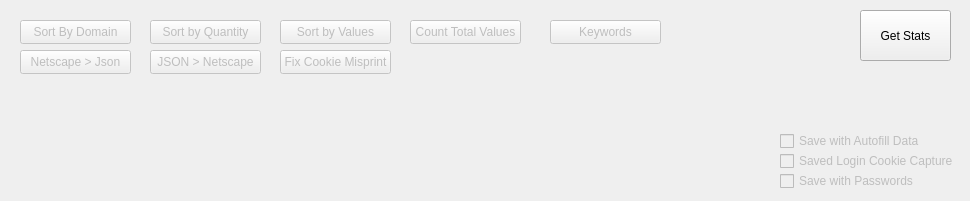
    <widget class="QWidget" name="sortingCookiesTab">
     <attribute name="title">
      <string>🍪 Sorting Cookies</string>
     </attribute>
     <widget class="QPushButton" name="sorting_cookies_sort_by_domain">
      <property name="enabled">
       <bool>false</bool>
      </property>
      <property name="geometry">
       <rect>
        <x>20</x>
        <y>20</y>
        <width>111</width>
        <height>24</height>
       </rect>
      </property>
      <property name="text">
       <string>Sort By Domain</string>
      </property>
     </widget>
     <widget class="QPushButton" name="sorting_cookies_sort_by_quantity">
      <property name="enabled">
       <bool>false</bool>
      </property>
      <property name="geometry">
       <rect>
        <x>150</x>
        <y>20</y>
        <width>111</width>
        <height>24</height>
       </rect>
      </property>
      <property name="text">
       <string>Sort by Quantity</string>
      </property>
     </widget>
     <widget class="QPushButton" name="sorting_cookies_sort_by_values_button">
      <property name="enabled">
       <bool>false</bool>
      </property>
      <property name="geometry">
       <rect>
        <x>280</x>
        <y>20</y>
        <width>111</width>
        <height>24</height>
       </rect>
      </property>
      <property name="text">
       <string>Sort by Values</string>
      </property>
     </widget>
     <widget class="QPushButton" name="sorting_cookies_keywords_button">
      <property name="enabled">
       <bool>false</bool>
      </property>
      <property name="geometry">
       <rect>
        <x>550</x>
        <y>20</y>
        <width>111</width>
        <height>24</height>
       </rect>
      </property>
      <property name="text">
       <string>Keywords</string>
      </property>
     </widget>
     <widget class="QPushButton" name="sorting_cookies_netscape_to_json_button">
      <property name="enabled">
       <bool>false</bool>
      </property>
      <property name="geometry">
       <rect>
        <x>20</x>
        <y>50</y>
        <width>111</width>
        <height>24</height>
       </rect>
      </property>
      <property name="text">
       <string>Netscape &gt; Json</string>
      </property>
     </widget>
     <widget class="QPushButton" name="sorting_cookies_json_to_netscape_button">
      <property name="enabled">
       <bool>false</bool>
      </property>
      <property name="geometry">
       <rect>
        <x>150</x>
        <y>50</y>
        <width>111</width>
        <height>24</height>
       </rect>
      </property>
      <property name="text">
       <string>JSON &gt; Netscape</string>
      </property>
     </widget>
     <widget class="QCheckBox" name="sorting_cookies_save_password_checkbox">
      <property name="enabled">
       <bool>false</bool>
      </property>
      <property name="geometry">
       <rect>
        <x>780</x>
        <y>170</y>
        <width>171</width>
        <height>22</height>
       </rect>
      </property>
      <property name="text">
       <string>Save with Passwords</string>
      </property>
     </widget>
     <widget class="QCheckBox" name="sorting_cookies_save_login_cookie_capture_checkbox">
      <property name="enabled">
       <bool>false</bool>
      </property>
      <property name="geometry">
       <rect>
        <x>780</x>
        <y>150</y>
        <width>181</width>
        <height>22</height>
       </rect>
      </property>
      <property name="text">
       <string>Saved Login Cookie Capture</string>
      </property>
     </widget>
     <widget class="QCheckBox" name="sorting_cookies_save_autofill_data_button">
      <property name="enabled">
       <bool>false</bool>
      </property>
      <property name="geometry">
       <rect>
        <x>780</x>
        <y>130</y>
        <width>151</width>
        <height>22</height>
       </rect>
      </property>
      <property name="text">
       <string>Save with Autofill Data</string>
      </property>
     </widget>
     <widget class="QPushButton" name="sorting_cookies_fix_cookie_misprintButton">
      <property name="enabled">
       <bool>false</bool>
      </property>
      <property name="geometry">
       <rect>
        <x>280</x>
        <y>50</y>
        <width>111</width>
        <height>24</height>
       </rect>
      </property>
      <property name="text">
       <string>Fix Cookie Misprint</string>
      </property>
     </widget>
     <widget class="QPushButton" name="sorting_cookies_count_total_values">
      <property name="enabled">
       <bool>false</bool>
      </property>
      <property name="geometry">
       <rect>
        <x>410</x>
        <y>20</y>
        <width>111</width>
        <height>24</height>
       </rect>
      </property>
      <property name="text">
       <string>Count Total Values</string>
      </property>
     </widget>
     <widget class="QPushButton" name="get_file_stats_button">
      <property name="enabled">
       <bool>true</bool>
      </property>
      <property name="geometry">
       <rect>
        <x>860</x>
        <y>10</y>
        <width>91</width>
        <height>51</height>
       </rect>
      </property>
      <property name="text">
       <string>Get Stats</string>
      </property>
     </widget>
    </widget>
